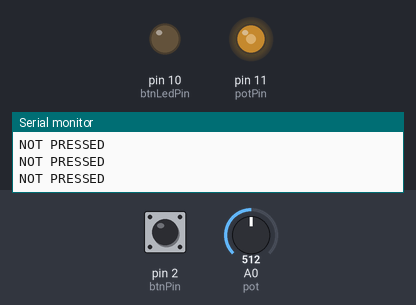
This sketch was run on a simulated Arduino Uno, built with avr-gcc and run on an emulated ATmega328P. Parts: output pins drawn as LEDs (lit = HIGH), the last lines printed to the serial monitor. The test bench sets the inputs (shaded band); at power-on: pin 2 (btnPin) LOW, A0 (pot) = 512.

Above: at 1.2 s.
1.3 s: pin 2 (btnPin) pulled HIGH for 0.15 s
At 1.38 s:
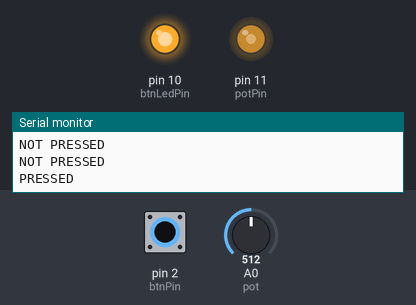
2.9 s: A0 (pot) set to 716
At 3.6 s:
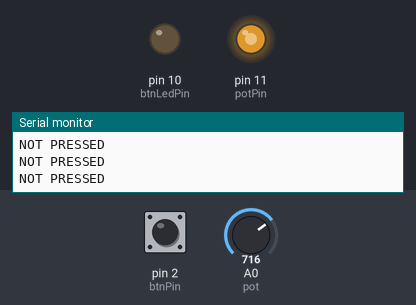
4.4 s: pin 2 (btnPin) pulled HIGH for 1 s
At 5.2 s:
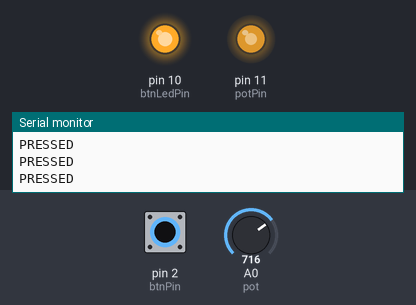
6.9 s: A0 (pot) set to 900
At 7.5 s:
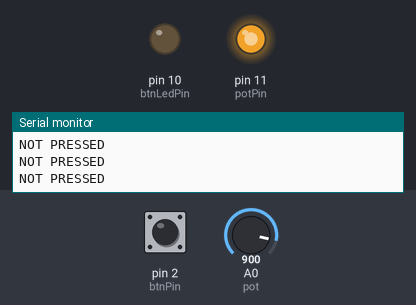
8.4 s: pin 2 (btnPin) pulled HIGH for 3.2 s
At 9.8 s:
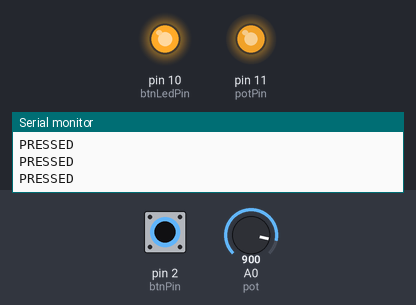
13.1 s: A0 (pot) set to 122
At 13.6 s:
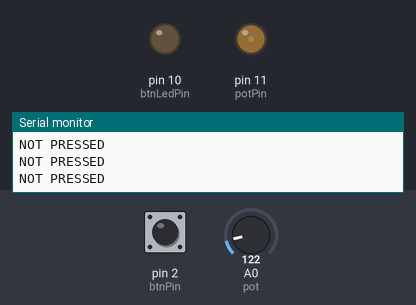
Timing chart, 0 to 15.6 s (numbered marks = the images above; inputs shaded):
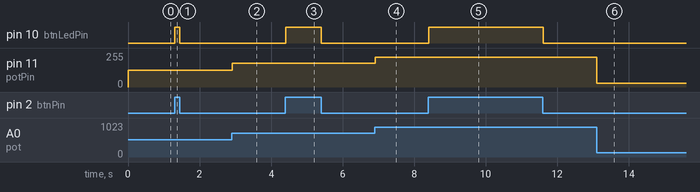

The sketch:

serial_monitor_output.ino
```cpp
int sensorVal = 0; //variable to hold value from potentiometer
int mappedVal = 0; //variable for the mapped value for LED brightness

int btnState = 0; //variable to hold state of the button
int btnPin = 2; //variable for the pin reading the button

//variable for LED pins
int btnLedPin = 10;
int potPin = 11;

void setup()
{
  Serial.begin(9600); //Initialize serial monitor
  pinMode(potPin, OUTPUT); //set up ~pwm pin for potent
  pinMode(btnLedPin, OUTPUT); //set up digital pin for button

  //set up input pins
  pinMode(A0, INPUT);
  pinMode(btnPin, INPUT);
  //end of void loop
}

void loop()
{
  //link the potentiometer to the orange LED
  sensorVal = analogRead(A0); //read from pot
  mappedVal = map (sensorVal, 0, 1024, 0, 255); //map the value
  analogWrite (potPin, mappedVal); //write mapped value to the orange LED


  //link the button to the green LED using digitalRead + if state
  btnState = digitalRead(btnPin);
  if (btnState == HIGH)//is the button being pressed
  {
  digitalWrite (btnLedPin, HIGH);
  Serial.println ("PRESSED");
  }
  else //button not pressed
  {
  digitalWrite(btnLedPin, LOW);
      Serial.println ("NOT PRESSED");
  }

  //end of void loop


}
```

Measured:
- after the input at 1.3 s, pin 10 (btnLedPin): LOW → HIGH at once, → LOW 0.14 s later
- after the input at 2.9 s, pin 11 (potPin): 127/255 → 178/255 at once
- after the input at 4.4 s, pin 10 (btnLedPin): LOW → HIGH at once, → LOW 0.99 s later
- after the input at 6.9 s, pin 11 (potPin): 178/255 → 224/255 at once
- after the input at 8.4 s, pin 10 (btnLedPin): LOW → HIGH at once, → LOW 3.2 s later
- after the input at 13.1 s, pin 11 (potPin): 224/255 → 30/255 at once
